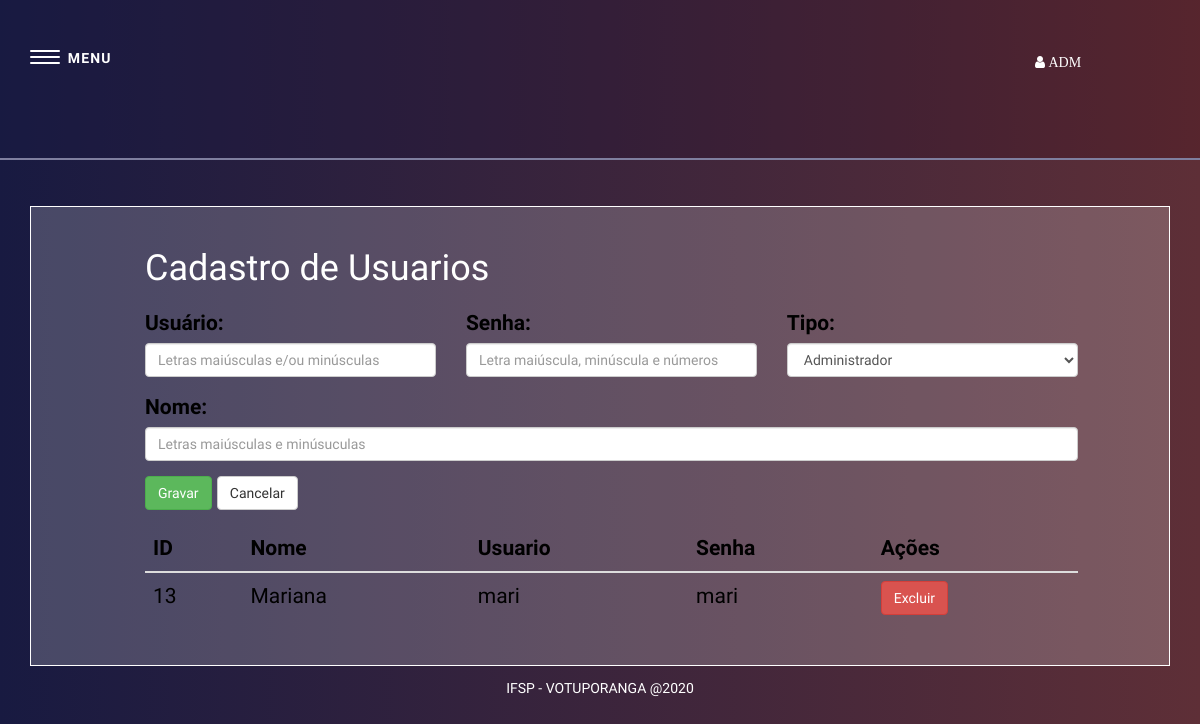
Screenshot of /Aplicação/VIEW/usuarioVIEW.php (signed in) with the database file from the repository.
### tables this page shows
CREATE TABLE `Cadastro_usuario` (
  `id_usuario` int NOT NULL,
  `nome` varchar(30) NOT NULL,
  `usuario` varchar(15) DEFAULT NULL,
  `senha` varchar(10) DEFAULT NULL,
  `tipo` varchar(3) DEFAULT NULL
);

### Aplicação/DAO/usuarioDAO.php (called while the page is built, shortened)
<?php
function consulta_usuario($campos = '*', $add = ''){
    $sql = "SELECT $campos FROM Cadastro_usuario $add";
    $conexao = conexao();
    $stmt = $conexao->prepare($sql);
    $stmt->execute();
    return $stmt->fetchAll(PDO::FETCH_ASSOC);
}

### Aplicação/VIEW/usuarioVIEW.php (the view, shortened to what this page needs)
<?php
include_once 'menu.php';
include_once '../DAO/usuarioDAO.php';
?>
<head>
    <link href="css/cadastros.css" rel="stylesheet" type="text/css"/>
</head>
<div class="container">
    <form action="../CTR/usuarioCTR.php" method="POST">
        <div class="caixa caixa2">
            <h1>Cadastro de Usuarios</h1>
            <div class="row formularios">
                <div class="form-group col-md-4">
                    <label > Usuário: </label>
                    <input type="text" name="usuario" class="form-control"
                           placeholder="Letras maiúsculas e/ou minúsculas"
                           pattern="^(?=.*[A-Z])|(?=.*[a-z])[a-zA-Z]{1,15}$"
                           title="Até 15 caracteres" required/>
                </div>
                <div class="form-group col-md-4">
                    <label > Senha: </label>
                    <input type="text" name="senha" class="form-control"
                           placeholder="Letra maiúscula, minúscula e números"
                           pattern="^(?=.*[A-Z])(?=.*[a-z])(?=.*[0-9])[a-zA-Z0-9]{8,10}$"
                           title="De 8 a 10 caracteres" required/>
                </div>
                <div class="form-group col-md-4">
                    <label > Tipo: </label>
                    <select name="tipo" class="form-control" required >
                        <option value="ADM">Administrador</option>
                    </select>
                </div>
            </div>
            <div class="row">
                <div class="form-group col-md-12">
                    <label > Nome: </label>
                    <input type="text" name="nome" class="form-control"
                           placeholder="Letras maiúsculas e minúsuculas"
                           pattern="^(?=.*[A-Z])|(?=.*[a-z])[a-zA-Z]{5,30}$"
                           title="Até 30 caracteres" required/>
                </div>
            </div>
            <div class="row botoes">
                <div class="form-group col-md-12">
                    <input type="submit" name="gravar" value="Gravar" class="btn btn-success">
                    <input type="reset" name="cancelar" value="Cancelar" class="btn btn-default">
                </div>
            </div>
    </form>
    <?php
    $campos = 'id_usuario as "ID", nome as "Nome", usuario as "Usuario", senha as "Senha"';
    $resultado = consulta_usuario($campos);
    if (count($resultado) > 0) :
        $linha = $resultado[0];
        ?>
        <table class="table table-hover">
            <thead class=" thead-dark ">
                <tr>
                    <?php
                    foreach ($linha as $coluna => $valor) {
                        echo '<th scope = "col">' . $coluna . '</th>';
                    }
                    ?>
                    <th scope="col"> Ações </th>
                </tr>
            </thead>
            <tbody>
                <?php
                foreach ($resultado as $linha) {
                    echo "<tr>";
                    echo "<td>" . $linha['ID'] . "</td>";
                    echo "<td>" . $linha['Nome'] . "</td>";
                    echo "<td>" . $linha['Usuario'] . "</td>";
                    echo "<td>" . $linha['Senha'] . "</td>";
                    echo "<td>"
                    . "<a class='btn btn-danger' href =../CTR/usuarioCTR.php?excluir=" . $linha['ID'] . "> Excluir </a> </td>";
                    echo "</tr>";
                }
                endif;
                ?>
            </tbody>
        </table>
    </div>
<div class="rodape">
    <center><p>IFSP - VOTUPORANGA @2020</p></center>
</div>
</body>
</html>

### Aplicação/VIEW/css/style.css (style rules this page uses)
html { box-sizing: border-box; }
*, *:before, *:after { box-sizing: inherit; }
html, body { height: 100%; }
html, body, div, object, iframe, h1, h2, h3, h4, h5, h6, p, blockquote, ol, ul, li, form, legend, label, table, header, footer, nav, section, figure { margin: 0; padding: 0; }
body { font-family: 'Roboto', sans-serif; font-size: 100%; line-height: 1.5; }
.container { width: 90%; margin-left: auto; margin-right: auto; max-width: 1200px; }
.container:after { content: ""; display: table; clear: both; }

### Aplicação/VIEW/css/cadastros.css (style rules this page uses)
body { font-family: 'Roboto Condensed'; }
.caixa { padding-left: 10%; padding-right: 8%; padding-top: 2%; padding-bottom: 2%; margin-top: 4%; border: #fff solid 1px; font: couier, monospace; font-size: 21px; text-align: justify; text-indent: 50px; color: black; background-color:rgba(255,255,255,.2); }
.caixa2 { text-indent: 0px; }
h1 { color: #fff; }
.rodape { padding-top: 1%; padding-bottom: 1%; font-size:14px; color: #fff; }
.formularios { margin-top:2%; }

### Aplicação/VIEW/menu.php (style rules this page uses)
body { background-image: linear-gradient(to left, rgba(94,47,55,1), rgba(24,26,65,1)); }

### rows the page displays
cadastro_usuario: id_usuario "13", nome "Mariana", usuario "mari", senha "mari"

### other values shown
$coluna "ID"
$coluna "Nome"
$coluna "Usuario"
$coluna "Senha"
